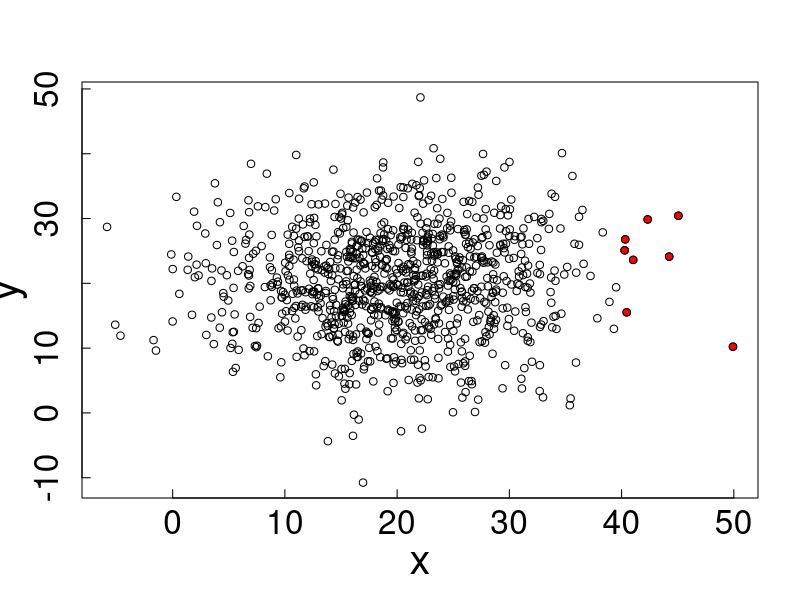

Recreate this plot in R.
x = rep(20,length.out=1000)+rnorm(1000,0,8)
y = rep(20,length.out=1000)+rnorm(1000,0,8)

png('regression_to_mean.png', w=520, h=520)
par(cex.lab =2.5, cex.axis=2, tck=.02)

plot(y~x)

idx = which(x>40)

for (k in idx)
    {   
    points(x[k],y[k], pch =21, bg="red")
    }

dev.off()

